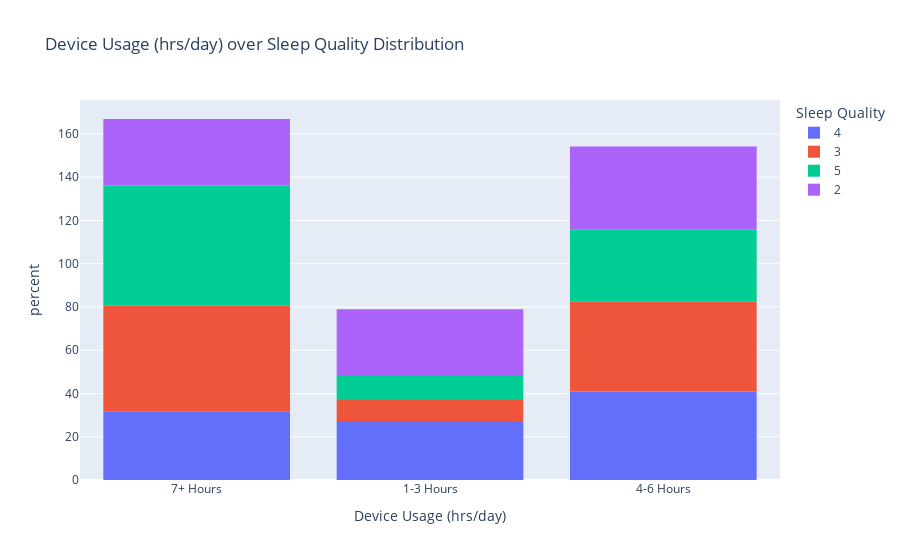
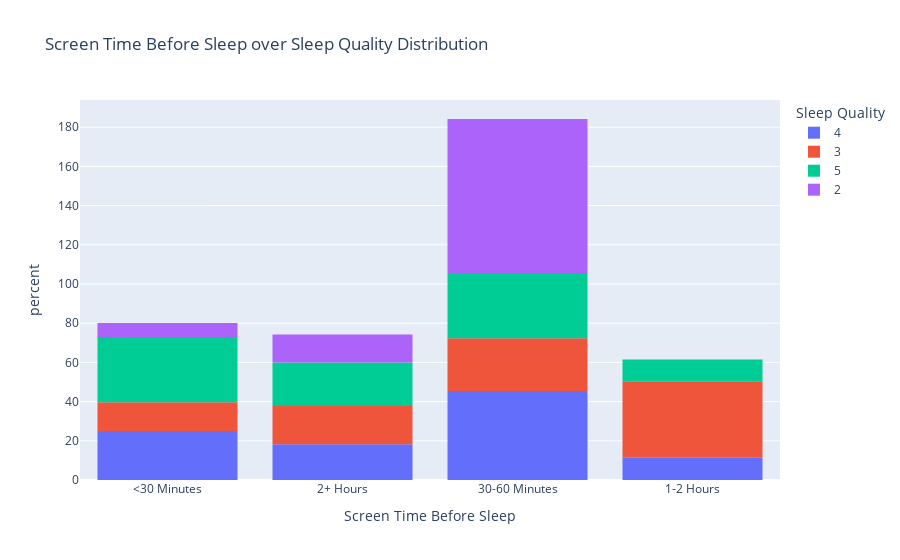
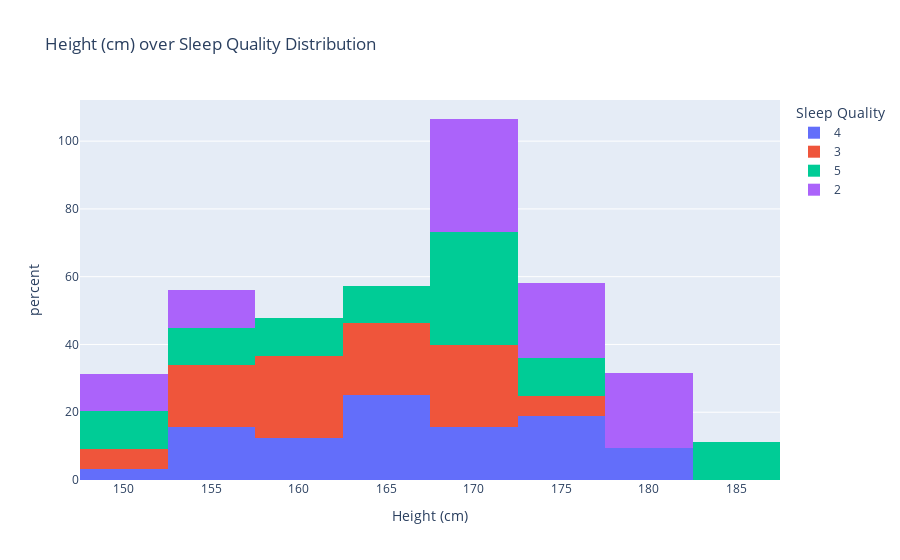

Notebook code for these charts, in order:
### Markdown cell above
### Behavior

### Code cell
for col in df.columns[5:8]:
    fig = px.histogram(df, x=col, color="Sleep Quality",title=f"{col} over Sleep Quality Distribution", histnorm="percent")
    fig.show()

### Figure 1 — Plotly figure (JSON) as saved in the notebook; plotly's stock layout.template omitted (floating-point values rounded to 4 significant figures)
{"data": [{"alignmentgroup": "True", "bingroup": "x", "histnorm": "percent", "hovertemplate": "Sleep Quality=4<br>Device Usage (hrs/day)=%{x}<br>percent=%{y}<extra></extra>", "legendgroup": "4", "marker": {"color": "#636efa", "pattern": {"shape": ""}}, "name": "4", "offsetgroup": "4", "orientation": "v", "showlegend": true, "type": "histogram", "x": ["7+ Hours", "7+ Hours", "1-3 Hours", "7+ Hours", "4-6 Hours", "4-6 Hours", "7+ Hours", "4-6 Hours", "1-3 Hours", "1-3 Hours", "1-3 Hours", "4-6 Hours", "7+ Hours", "7+ Hours", "4-6 Hours", "4-6 Hours", "7+ Hours", "4-6 Hours", "1-3 Hours", "1-3 Hours", "7+ Hours", "1-3 Hours", "4-6 Hours", "4-6 Hours", "7+ Hours", "1-3 Hours", "4-6 Hours", "4-6 Hours", "1-3 Hours", "4-6 Hours", "4-6 Hours", "4-6 Hours", "7+ Hours", "1-3 Hours", "4-6 Hours", "4-6 Hours", "1-3 Hours", "7+ Hours", "4-6 Hours", "7+ Hours", "7+ Hours", "7+ Hours", "1-3 Hours", "4-6 Hours"], "xaxis": "x", "yaxis": "y"}, {"alignmentgroup": "True", "bingroup": "x", "histnorm": "percent", "hovertemplate": "Sleep Quality=3<br>Device Usage (hrs/day)=%{x}<br>percent=%{y}<extra></extra>", "legendgroup": "3", "marker": {"color": "#EF553B", "pattern": {"shape": ""}}, "name": "3", "offsetgroup": "3", "orientation": "v", "showlegend": true, "type": "histogram", "x": ["7+ Hours", "7+ Hours", "7+ Hours", "4-6 Hours", "7+ Hours", "7+ Hours", "7+ Hours", "1-3 Hours", "4-6 Hours", "4-6 Hours", "7+ Hours", "4-6 Hours", "4-6 Hours", "7+ Hours", "7+ Hours", "7+ Hours", "7+ Hours", "1-3 Hours", "4-6 Hours", "7+ Hours", "4-6 Hours", "7+ Hours", "4-6 Hours", "7+ Hours", "4-6 Hours", "4-6 Hours", "4-6 Hours", "7+ Hours", "7+ Hours", "1-3 Hours", "7+ Hours", "4-6 Hours", "4-6 Hours", "7+ Hours", "4-6 Hours", "4-6 Hours", "7+ Hours", "1-3 Hours", "4-6 Hours", "4-6 Hours", "7+ Hours"], "xaxis": "x", "yaxis": "y"}, {"alignmentgroup": "True", "bingroup": "x", "histnorm": "percent", "hovertemplate": "Sleep Quality=5<br>Device Usage (hrs/day)=%{x}<br>percent=%{y}<extra></extra>", "legendgroup": "5", "marker": {"color": "#00cc96", "pattern": {"shape": ""}}, "name": "5", "offsetgroup": "5", "orientation": "v", "showlegend": true, "type": "histogram", "x": ["4-6 Hours", "1-3 Hours", "7+ Hours", "4-6 Hours", "7+ Hours", "4-6 Hours", "7+ Hours", "7+ Hours", "7+ Hours"], "xaxis": "x", "yaxis": "y"}, {"alignmentgroup": "True", "bingroup": "x", "histnorm": "percent", "hovertemplate": "Sleep Quality=2<br>Device Usage (hrs/day)=%{x}<br>percent=%{y}<extra></extra>", "legendgroup": "2", "marker": {"color": "#ab63fa", "pattern": {"shape": ""}}, "name": "2", "offsetgroup": "2", "orientation": "v", "showlegend": true, "type": "histogram", "x": ["4-6 Hours", "7+ Hours", null, "4-6 Hours", "4-6 Hours", "7+ Hours", "4-6 Hours", "1-3 Hours", "7+ Hours", "1-3 Hours", "1-3 Hours", "1-3 Hours", "7+ Hours", "4-6 Hours"], "xaxis": "x", "yaxis": "y"}], "layout": {"barmode": "relative", "legend": {"title": {"text": "Sleep Quality"}, "tracegroupgap": 0}, "title": {"text": "Device Usage (hrs/day) over Sleep Quality Distribution"}, "xaxis": {"anchor": "y", "domain": [0, 1], "title": {"text": "Device Usage (hrs/day)"}}, "yaxis": {"anchor": "x", "domain": [0, 1], "title": {"text": "percent"}}}}

### Figure 2 — Plotly figure (JSON) as saved in the notebook; plotly's stock layout.template omitted (floating-point values rounded to 4 significant figures)
{"data": [{"alignmentgroup": "True", "bingroup": "x", "histnorm": "percent", "hovertemplate": "Sleep Quality=4<br>Screen Time Before Sleep=%{x}<br>percent=%{y}<extra></extra>", "legendgroup": "4", "marker": {"color": "#636efa", "pattern": {"shape": ""}}, "name": "4", "offsetgroup": "4", "orientation": "v", "showlegend": true, "type": "histogram", "x": ["<30 Minutes", "2+ Hours", "30-60 Minutes", "2+ Hours", "30-60 Minutes", "30-60 Minutes", "30-60 Minutes", "<30 Minutes", "30-60 Minutes", "30-60 Minutes", "30-60 Minutes", "30-60 Minutes", "2+ Hours", "30-60 Minutes", "30-60 Minutes", "30-60 Minutes", "2+ Hours", "1-2 Hours", "<30 Minutes", "30-60 Minutes", "30-60 Minutes", "<30 Minutes", "30-60 Minutes", "1-2 Hours", "2+ Hours", "<30 Minutes", "30-60 Minutes", "<30 Minutes", "<30 Minutes", "2+ Hours", "30-60 Minutes", "<30 Minutes", "30-60 Minutes", "<30 Minutes", "30-60 Minutes", "30-60 Minutes", "<30 Minutes", "1-2 Hours", "1-2 Hours", "2+ Hours", "<30 Minutes", "2+ Hours", "30-60 Minutes", "1-2 Hours"], "xaxis": "x", "yaxis": "y"}, {"alignmentgroup": "True", "bingroup": "x", "histnorm": "percent", "hovertemplate": "Sleep Quality=3<br>Screen Time Before Sleep=%{x}<br>percent=%{y}<extra></extra>", "legendgroup": "3", "marker": {"color": "#EF553B", "pattern": {"shape": ""}}, "name": "3", "offsetgroup": "3", "orientation": "v", "showlegend": true, "type": "histogram", "x": ["1-2 Hours", "2+ Hours", "1-2 Hours", "<30 Minutes", "1-2 Hours", "1-2 Hours", "2+ Hours", "1-2 Hours", "<30 Minutes", "1-2 Hours", "2+ Hours", "2+ Hours", "1-2 Hours", "2+ Hours", "30-60 Minutes", "30-60 Minutes", "2+ Hours", "1-2 Hours", "1-2 Hours", "30-60 Minutes", "1-2 Hours", "1-2 Hours", "<30 Minutes", "30-60 Minutes", "30-60 Minutes", "1-2 Hours", "30-60 Minutes", "2+ Hours", "30-60 Minutes", "<30 Minutes", "1-2 Hours", "30-60 Minutes", "30-60 Minutes", "30-60 Minutes", "1-2 Hours", "2+ Hours", "1-2 Hours", "<30 Minutes", "<30 Minutes", "1-2 Hours", "30-60 Minutes"], "xaxis": "x", "yaxis": "y"}, {"alignmentgroup": "True", "bingroup": "x", "histnorm": "percent", "hovertemplate": "Sleep Quality=5<br>Screen Time Before Sleep=%{x}<br>percent=%{y}<extra></extra>", "legendgroup": "5", "marker": {"color": "#00cc96", "pattern": {"shape": ""}}, "name": "5", "offsetgroup": "5", "orientation": "v", "showlegend": true, "type": "histogram", "x": ["30-60 Minutes", "30-60 Minutes", "<30 Minutes", "2+ Hours", "30-60 Minutes", "1-2 Hours", "<30 Minutes", "2+ Hours", "<30 Minutes"], "xaxis": "x", "yaxis": "y"}, {"alignmentgroup": "True", "bingroup": "x", "histnorm": "percent", "hovertemplate": "Sleep Quality=2<br>Screen Time Before Sleep=%{x}<br>percent=%{y}<extra></extra>", "legendgroup": "2", "marker": {"color": "#ab63fa", "pattern": {"shape": ""}}, "name": "2", "offsetgroup": "2", "orientation": "v", "showlegend": true, "type": "histogram", "x": ["30-60 Minutes", "2+ Hours", "30-60 Minutes", "30-60 Minutes", "30-60 Minutes", "2+ Hours", "<30 Minutes", "30-60 Minutes", "30-60 Minutes", "30-60 Minutes", "30-60 Minutes", "30-60 Minutes", "30-60 Minutes", "30-60 Minutes"], "xaxis": "x", "yaxis": "y"}], "layout": {"barmode": "relative", "legend": {"title": {"text": "Sleep Quality"}, "tracegroupgap": 0}, "title": {"text": "Screen Time Before Sleep over Sleep Quality Distribution"}, "xaxis": {"anchor": "y", "domain": [0, 1], "title": {"text": "Screen Time Before Sleep"}}, "yaxis": {"anchor": "x", "domain": [0, 1], "title": {"text": "percent"}}}}

### Figure 3 — Plotly figure (JSON) as saved in the notebook; plotly's stock layout.template omitted (floating-point values rounded to 4 significant figures)
{"data": [{"alignmentgroup": "True", "bingroup": "x", "histnorm": "percent", "hovertemplate": "Sleep Quality=4<br>Height (cm)=%{x}<br>percent=%{y}<extra></extra>", "legendgroup": "4", "marker": {"color": "#636efa", "pattern": {"shape": ""}}, "name": "4", "offsetgroup": "4", "orientation": "v", "showlegend": true, "type": "histogram", "x": [155, 163, 173, 167, null, 161, 155, 170.7, 154, 170, 170, 175, 170, 172.7, 164, 174, 165, 156, 165, 167, 160, null, 160, 180, 175, 180, 178, null, 171, null, 160, null, null, null, null, null, null, 167, null, 175, null, 167, 155, 152], "xaxis": "x", "yaxis": "y"}, {"alignmentgroup": "True", "bingroup": "x", "histnorm": "percent", "hovertemplate": "Sleep Quality=3<br>Height (cm)=%{x}<br>percent=%{y}<extra></extra>", "legendgroup": "3", "marker": {"color": "#EF553B", "pattern": {"shape": ""}}, "name": "3", "offsetgroup": "3", "orientation": "v", "showlegend": true, "type": "histogram", "x": [159.6, 168, 174, 172, 155, 164, 162, 158, 162, 170, 160, 172, 170, 150, 165, 167, 169, 154, 165, 166, null, 155, 168, 175, null, null, 160, 153.4, 154, 160, 167, null, null, null, 171, null, 160, 165, null, 155, 150], "xaxis": "x", "yaxis": "y"}, {"alignmentgroup": "True", "bingroup": "x", "histnorm": "percent", "hovertemplate": "Sleep Quality=5<br>Height (cm)=%{x}<br>percent=%{y}<extra></extra>", "legendgroup": "5", "marker": {"color": "#00cc96", "pattern": {"shape": ""}}, "name": "5", "offsetgroup": "5", "orientation": "v", "showlegend": true, "type": "histogram", "x": [168, 165, 185, 150, 168, 160, 175, 168, 153], "xaxis": "x", "yaxis": "y"}, {"alignmentgroup": "True", "bingroup": "x", "histnorm": "percent", "hovertemplate": "Sleep Quality=2<br>Height (cm)=%{x}<br>percent=%{y}<extra></extra>", "legendgroup": "2", "marker": {"color": "#ab63fa", "pattern": {"shape": ""}}, "name": "2", "offsetgroup": "2", "orientation": "v", "showlegend": true, "type": "histogram", "x": [180, 167.5, null, 172, 171, 180, 174, 174, null, null, 152.4, null, null, 154], "xaxis": "x", "yaxis": "y"}], "layout": {"barmode": "relative", "legend": {"title": {"text": "Sleep Quality"}, "tracegroupgap": 0}, "title": {"text": "Height (cm) over Sleep Quality Distribution"}, "xaxis": {"anchor": "y", "domain": [0, 1], "title": {"text": "Height (cm)"}}, "yaxis": {"anchor": "x", "domain": [0, 1], "title": {"text": "percent"}}}}
